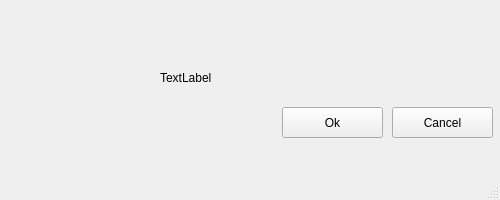
<?xml version="1.0" encoding="UTF-8"?>
<ui version="4.0">
 <class>mainWindw</class>
 <widget class="QMainWindow" name="mainWindw">
  <property name="geometry">
   <rect>
    <x>0</x>
    <y>0</y>
    <width>500</width>
    <height>200</height>
   </rect>
  </property>
  <property name="maximumSize">
   <size>
    <width>500</width>
    <height>200</height>
   </size>
  </property>
  <property name="windowTitle">
   <string>Информация добавления</string>
  </property>
  <widget class="QWidget" name="centralwidget">
   <widget class="QPushButton" name="pushButton">
    <property name="geometry">
     <rect>
      <x>282</x>
      <y>107</y>
      <width>101</width>
      <height>31</height>
     </rect>
    </property>
    <property name="text">
     <string>Ok</string>
    </property>
   </widget>
   <widget class="QPushButton" name="pushButton_2">
    <property name="geometry">
     <rect>
      <x>392</x>
      <y>107</y>
      <width>101</width>
      <height>31</height>
     </rect>
    </property>
    <property name="text">
     <string>Cancel</string>
    </property>
   </widget>
   <widget class="QLabel" name="label">
    <property name="geometry">
     <rect>
      <x>40</x>
      <y>50</y>
      <width>81</width>
      <height>51</height>
     </rect>
    </property>
    <property name="text">
     <string/>
    </property>
    <property name="pixmap">
     <pixmap>../htmlcov/keybd_open.png</pixmap>
    </property>
    <property name="scaledContents">
     <bool>true</bool>
    </property>
   </widget>
   <widget class="QLabel" name="label_2">
    <property name="geometry">
     <rect>
      <x>160</x>
      <y>70</y>
      <width>55</width>
      <height>16</height>
     </rect>
    </property>
    <property name="text">
     <string>TextLabel</string>
    </property>
   </widget>
  </widget>
  <widget class="QMenuBar" name="menubar">
   <property name="geometry">
    <rect>
     <x>0</x>
     <y>0</y>
     <width>500</width>
     <height>26</height>
    </rect>
   </property>
  </widget>
  <widget class="QStatusBar" name="statusbar"/>
 </widget>
 <resources/>
 <connections/>
</ui>
